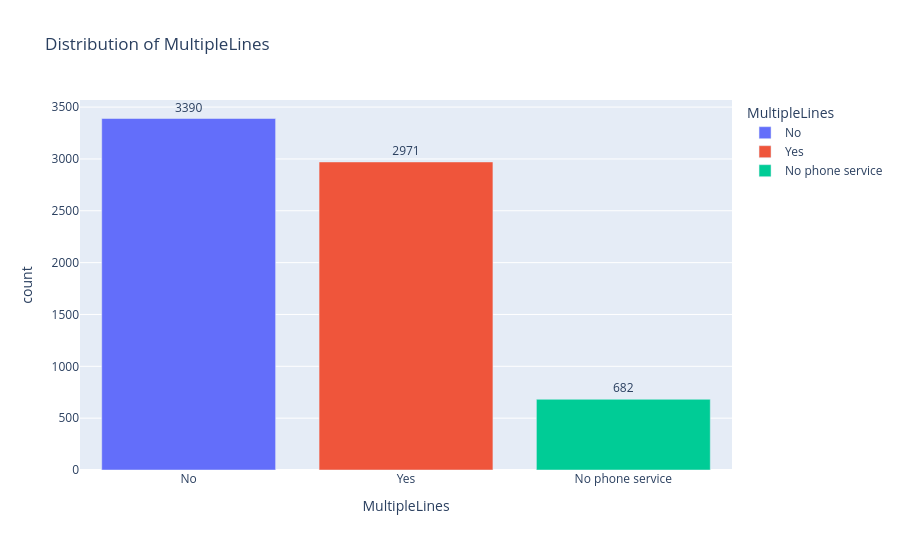

Notebook source saved alongside this figure:
### Code cell
distribution('MultipleLines')

### Figure 1 — Plotly figure (JSON) as saved in the notebook; plotly's stock layout.template omitted (floating-point values rounded to 4 significant figures)
{"data": [{"alignmentgroup": "True", "hovertemplate": "MultipleLines=%{x}<br>count=%{text}<extra></extra>", "legendgroup": "No", "marker": {"color": "#636efa", "pattern": {"shape": ""}}, "name": "No", "offsetgroup": "No", "orientation": "v", "showlegend": true, "text": [3390], "textposition": "outside", "type": "bar", "x": ["No"], "xaxis": "x", "y": [3390], "yaxis": "y"}, {"alignmentgroup": "True", "hovertemplate": "MultipleLines=%{x}<br>count=%{text}<extra></extra>", "legendgroup": "Yes", "marker": {"color": "#EF553B", "pattern": {"shape": ""}}, "name": "Yes", "offsetgroup": "Yes", "orientation": "v", "showlegend": true, "text": [2971], "textposition": "outside", "type": "bar", "x": ["Yes"], "xaxis": "x", "y": [2971], "yaxis": "y"}, {"alignmentgroup": "True", "hovertemplate": "MultipleLines=%{x}<br>count=%{text}<extra></extra>", "legendgroup": "No phone service", "marker": {"color": "#00cc96", "pattern": {"shape": ""}}, "name": "No phone service", "offsetgroup": "No phone service", "orientation": "v", "showlegend": true, "text": [682], "textposition": "outside", "type": "bar", "x": ["No phone service"], "xaxis": "x", "y": [682], "yaxis": "y"}], "layout": {"barmode": "relative", "height": 550, "legend": {"title": {"text": "MultipleLines"}, "tracegroupgap": 0}, "title": {"text": "Distribution of MultipleLines"}, "width": 900, "xaxis": {"anchor": "y", "categoryarray": ["No", "Yes", "No phone service"], "categoryorder": "array", "domain": [0, 1], "title": {"text": "MultipleLines"}}, "yaxis": {"anchor": "x", "domain": [0, 1], "title": {"text": "count"}}}}
